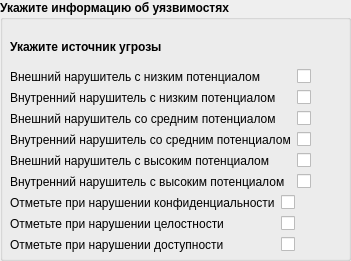
  <widget class="QGroupBox" name="groupBox_2">
   <property name="geometry">
    <rect>
     <x>300</x>
     <y>10</y>
     <width>351</width>
     <height>261</height>
    </rect>
   </property>
   <property name="font">
    <font>
     <bold>true</bold>
    </font>
   </property>
   <property name="title">
    <string>Укажите информацию об уязвимостях</string>
   </property>
   <widget class="QWidget" name="">
    <property name="geometry">
     <rect>
      <x>10</x>
      <y>30</y>
      <width>325</width>
      <height>222</height>
     </rect>
    </property>
    <layout class="QVBoxLayout" name="verticalLayout_10">
     <item>
      <layout class="QVBoxLayout" name="verticalLayout_9">
       <item>
        <widget class="QLabel" name="label_24">
         <property name="font">
          <font>
           <bold>true</bold>
          </font>
         </property>
         <property name="text">
          <string>Укажите источник угрозы</string>
         </property>
        </widget>
       </item>
       <item>
        <layout class="QGridLayout" name="gridLayout_7">
         <item row="0" column="0">
          <widget class="QLabel" name="label_25">
           <property name="font">
            <font>
             <bold>false</bold>
            </font>
           </property>
           <property name="text">
            <string>Внешний нарушитель с низким потенциалом</string>
           </property>
          </widget>
         </item>
         <item row="0" column="1">
          <widget class="QCheckBox" name="checkBox_18">
           <property name="text">
            <string/>
           </property>
          </widget>
         </item>
         <item row="1" column="0">
          <widget class="QLabel" name="label_26">
           <property name="font">
            <font>
             <bold>false</bold>
            </font>
           </property>
           <property name="text">
            <string>Внутренний нарушитель с низким потенциалом</string>
           </property>
          </widget>
         </item>
         <item row="1" column="1">
          <widget class="QCheckBox" name="checkBox_19">
           <property name="text">
            <string/>
           </property>
          </widget>
         </item>
         <item row="2" column="0">
          <widget class="QLabel" name="label_27">
           <property name="font">
            <font>
             <bold>false</bold>
            </font>
           </property>
           <property name="text">
            <string>Внешний нарушитель со средним потенциалом</string>
           </property>
          </widget>
         </item>
         <item row="2" column="1">
          <widget class="QCheckBox" name="checkBox_20">
           <property name="text">
            <string/>
           </property>
          </widget>
         </item>
         <item row="3" column="0">
          <widget class="QLabel" name="label_28">
           <property name="font">
            <font>
             <bold>false</bold>
            </font>
           </property>
           <property name="text">
            <string>Внутренний нарушитель со средним потенциалом</string>
           </property>
          </widget>
         </item>
         <item row="3" column="1">
          <widget class="QCheckBox" name="checkBox_21">
           <property name="text">
            <string/>
           </property>
          </widget>
         </item>
         <item row="4" column="0">
          <widget class="QLabel" name="label_29">
           <property name="font">
            <font>
             <bold>false</bold>
            </font>
           </property>
           <property name="text">
            <string>Внешний нарушитель с высоким потенциалом</string>
           </property>
          </widget>
         </item>
         <item row="4" column="1">
          <widget class="QCheckBox" name="checkBox_22">
           <property name="text">
            <string/>
           </property>
          </widget>
         </item>
         <item row="5" column="0">
          <widget class="QLabel" name="label_30">
           <property name="font">
            <font>
             <bold>false</bold>
            </font>
           </property>
           <property name="text">
            <string>Внутренний нарушитель с высоким потенциалом</string>
           </property>
          </widget>
         </item>
         <item row="5" column="1">
          <widget class="QCheckBox" name="checkBox_23">
           <property name="text">
            <string/>
           </property>
          </widget>
         </item>
        </layout>
       </item>
      </layout>
     </item>
     <item>
      <layout class="QGridLayout" name="gridLayout_8">
       <item row="0" column="0">
        <widget class="QLabel" name="label_31">
         <property name="font">
          <font>
           <bold>false</bold>
          </font>
         </property>
         <property name="text">
          <string>Отметьте при нарушении конфиденциальности</string>
         </property>
        </widget>
       </item>
       <item row="0" column="1">
        <widget class="QCheckBox" name="checkBox_24">
         <property name="text">
          <string/>
         </property>
        </widget>
       </item>
       <item row="1" column="0">
        <widget class="QLabel" name="label_32">
         <property name="font">
          <font>
           <bold>false</bold>
          </font>
         </property>
         <property name="text">
          <string>Отметьте при нарушении целостности</string>
         </property>
        </widget>
       </item>
       <item row="1" column="1">
        <widget class="QCheckBox" name="checkBox_25">
         <property name="text">
          <string/>
         </property>
        </widget>
       </item>
       <item row="2" column="0">
        <widget class="QLabel" name="label_33">
         <property name="font">
          <font>
           <bold>false</bold>
          </font>
         </property>
         <property name="text">
          <string>Отметьте при нарушении доступности</string>
         </property>
        </widget>
       </item>
       <item row="2" column="1">
        <widget class="QCheckBox" name="checkBox_26">
         <property name="text">
          <string/>
         </property>
        </widget>
       </item>
      </layout>
     </item>
    </layout>
   </widget>
  </widget>
